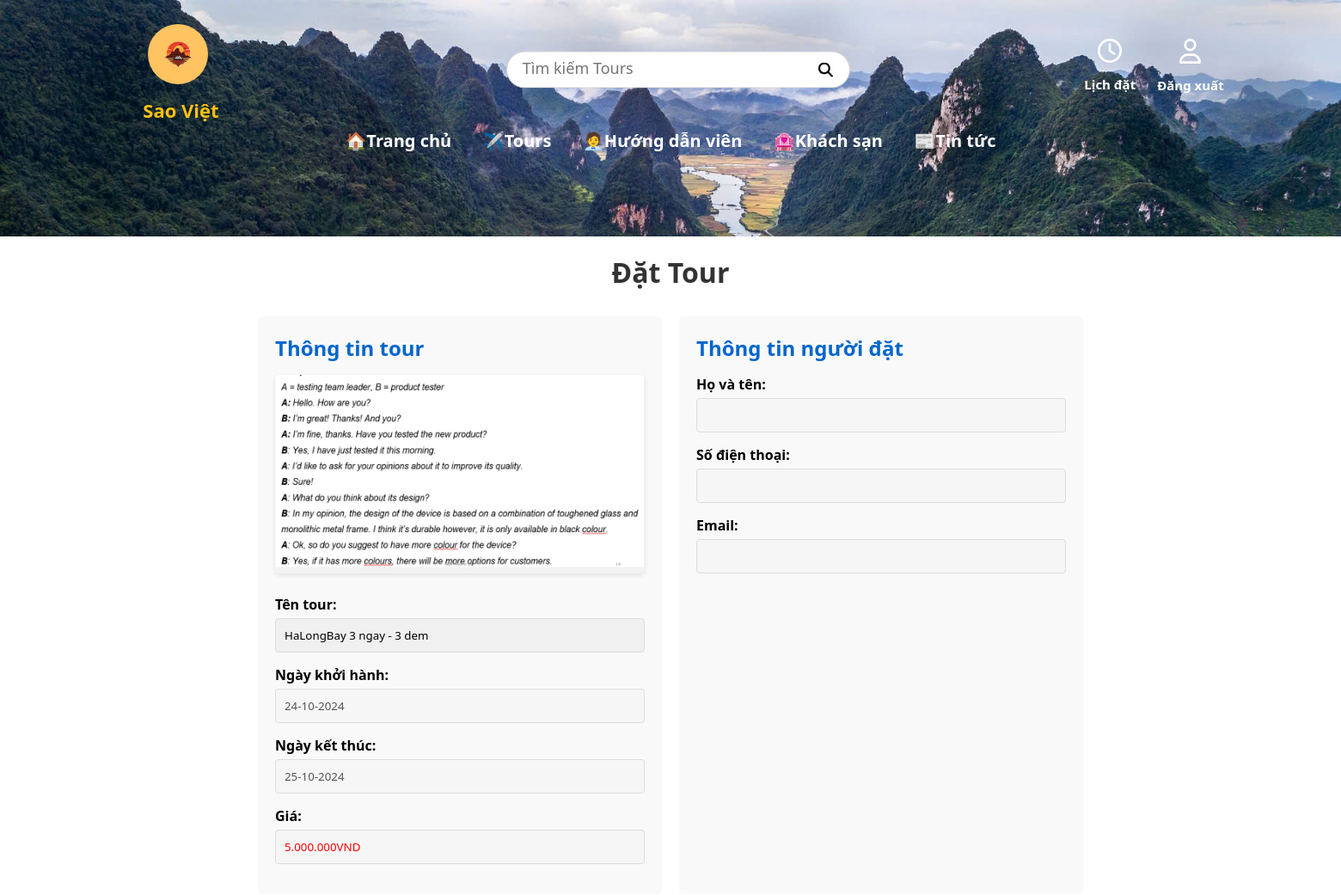
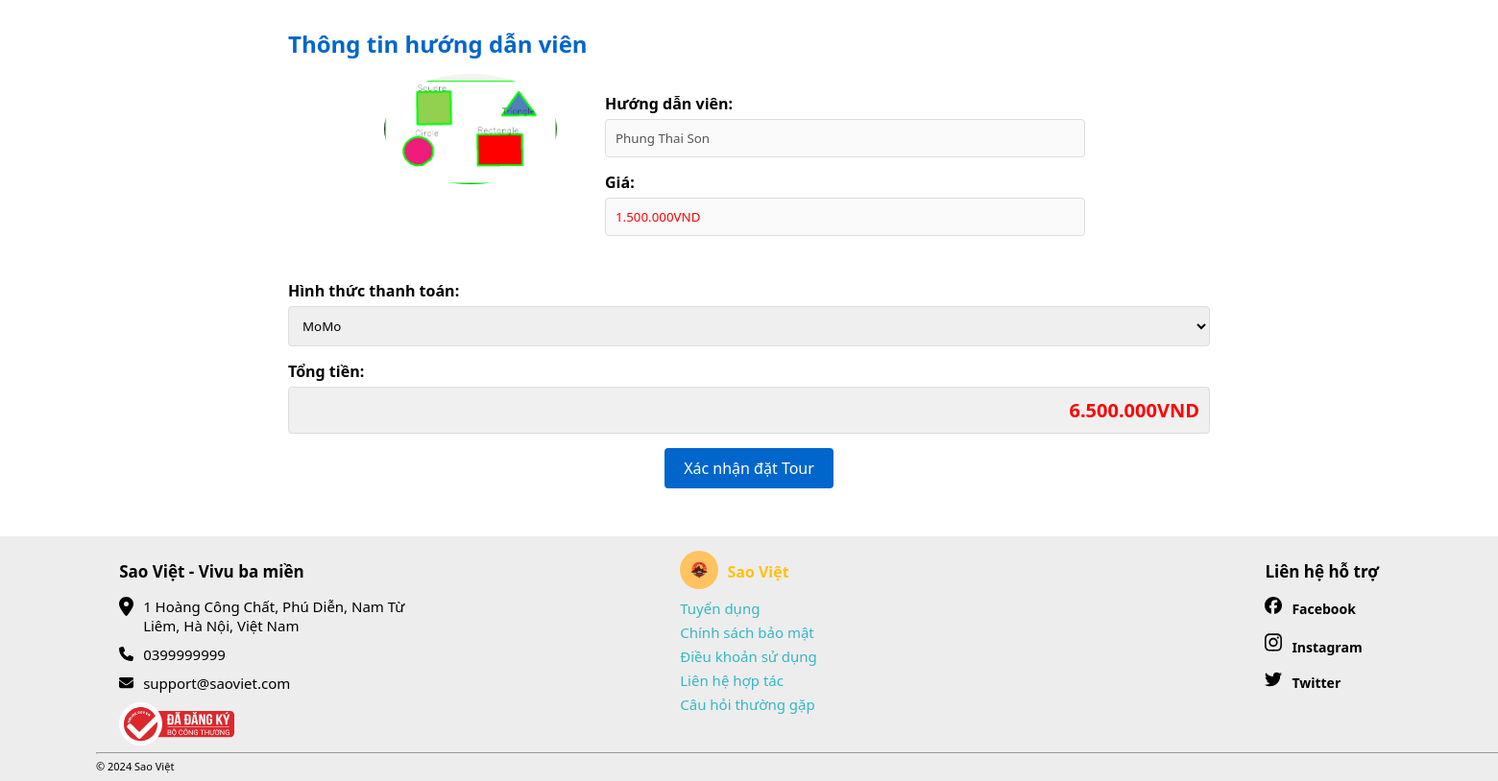
Screenshot of /index.php?controller=calendarContent&action=index&idTour=15&idGuide=15 (signed in) with the database file from the repository (2 pictures, top to bottom).
### tables this page shows
CREATE TABLE `tour` (
  `MaTour` int(11) NOT NULL,
  `TenTour` varchar(300) NOT NULL,
  `AnhTour` varchar(100) NOT NULL,
  `MoTa` text NOT NULL,
  `Gia` varchar(50) NOT NULL,
  `GioiThieu` text DEFAULT NULL,
  `MaCD` int(5) DEFAULT NULL
);

CREATE TABLE `phancong` (
  `MaPC` int(11) NOT NULL,
  `MaTour` int(11) DEFAULT NULL,
  `MaHDV` int(11) DEFAULT NULL,
  `NgayKH` date DEFAULT NULL,
  `NgayKT` date DEFAULT NULL,
  `TrangThai` varchar(50) DEFAULT NULL
);

CREATE TABLE `huongdanvien` (
  `MaHDV` int(11) NOT NULL,
  `TenHDV` varchar(100) NOT NULL,
  `AnhHDV` varchar(100) NOT NULL,
  `GioiTinh` varchar(10) NOT NULL,
  `NgaySinh` date NOT NULL,
  `SDT` int(10) NOT NULL,
  `Email` varchar(50) NOT NULL,
  `MoTa` text NOT NULL,
  `Gia` varchar(20) NOT NULL,
  `DanhGia` int(5) DEFAULT NULL
);

### Controllers/BaseController.php (called while the page is built, shortened)
<?php
    class BaseController {
        protected function view($viewPath, array $data = []) {
            require(self::VIEW_FORDER_NAME .'/'. str_replace('.', '/', $viewPath).'.php');
        }
    }
?>

### Core/Database.php (called while the page is built, shortened)
<?php
class Database
{
    public function connect()
    {
        $connect = mysqli_connect(self::HOST, self::USER, self::PASS, self::DB_NAME);
        mysqli_set_charset($connect, 'utf8');
        return $connect;
    }
}

### Models/BaseModel.php (called while the page is built, shortened)
<?php
class BaseModel extends Database {
    protected $connect;
    public function __construct() {
        $this->connect = $this->connect();
    }
    public function getOption($table, $select = ['*'], $id, $option) {
        $columns = implode(', ', $select);
        $sql = "SELECT {$columns} FROM {$table} WHERE {$id} = '{$option}'";
        $query = $this->_query($sql);
        $data = [];
        while ($row = mysqli_fetch_object($query)) {
            array_push($data, $row);
        }
        return $data;
    }
    public function optionObject($table, $select = ['*'], $options = []) {
        $columns = implode(', ', $select);
        $sql = "SELECT {$columns} FROM {$table} WHERE {$select[0]} = '{$options[0]}' AND {$select[1]} = '{$options[1]}'";
        $query = $this->_query($sql);
        return mysqli_fetch_object($query);
    }
    private function _query($sql) {
        return mysqli_query($this->connect, $sql);
    }
}

### Models/UserModel.php (called while the page is built, shortened)
<?php
    class userModel extends BaseModel {
        public function getUser($columns = ['*'], $keys, $data) {
            return $this->getOption(self::TABLE, $columns, $keys, $data);
        }
    }

### Models/tourModel.php (called while the page is built, shortened)
<?php
    class tourModel extends BaseModel {
        public function getById($columns = ['*'], $id, $value) {
            return $this->getOption(self::TABLE, $columns, $id, $value);
        }
    }
?>

### Models/guideModel.php (called while the page is built, shortened)
<?php
    class guideModel extends BaseModel {
        public function getGuide($columns = ['*'], $id, $value) {
            return $this->getOption(self::TABLE, $columns, $id, $value);
        }
    }

### Models/taskModel.php (called while the page is built, shortened)
<?php
    class TaskModel extends BaseModel {
        public function getTaskOption($data = ['*'], $option = []) {
            return $this->optionObject(self::TABLE, $data, $option);
        }
    }
?>

### Models/accountModel.php (called while the page is built, shortened)
<?php
    class accountModel extends BaseModel {
        public function getAccount($columns = ['*'], $keys, $data) {
            return $this->getOption(self::TABLE, $columns, $keys, $data);
        }
    }

### Views/calendarContent/index.php (the view)
<main class="booking-form">
    <h1>Đặt Tour</h1>
    <form action="index.php?controller=calendarContent&action=payment&idUser=<?=$user[0]->MaKH?>&idTour=<?=$tour[0]->MaTour?>&idGuide=<?=$guide[0]->MaHDV?>&startDate=<?=$task->NgayKH?>&endDate=<?=$task->NgayKT?>" method="POST" id="booking-form">
        <div class="form-container">
            <section class="tour-info">
                <h2>Thông tin tour</h2>
                <div class="tour-image">
                    <img src="./Admin/public/img/tour/<?=$tour[0]->AnhTour?>" alt="anh" id="tour-image">
                </div>
                <div class="form-group">
                    <label for="tour-name">Tên tour:</label>
                    <input type="text" id="tour-name" name="tour-name" value="<?=$tour[0]->TenTour?>" readonly>
                </div>
                <div class="form-group">
                    <label for="start-date">Ngày khởi hành:</label>
                    <input type="text" id="start-date" name="start-date" value="<?=date('d-m-Y', strtotime($task->NgayKH))?>" disabled>
                </div>
                <div class="form-group">
                    <label for="end-date">Ngày kết thúc:</label>
                    <input type="text" id="end-date" name="end-date" value="<?=date('d-m-Y', strtotime($task->NgayKT))?>" disabled>
                </div>
                <div class="form-group">
                    <label for="tour-costs">Giá:</label>
                    <input class= "cost" type="text" id="tour-costs" name="tour-costs" value="<?=$tour[0]->Gia?>VND" disabled>
                </div>
            </section>
            <section class="customer-info">
                <h2>Thông tin người đặt</h2>
                <div class="form-group">
                    <label for="fullname">Họ và tên:</label>
                    <input type="text" id="fullname" name="fullname" value="<?=$user[0]->TenKH?>" disabled>
                </div>
                <div class="form-group">
                    <label for="phone">Số điện thoại:</label>
                    <input type="text" id="phone" name="phone" value="<?=$account[0]->SDT?>" disabled>
                </div>
                <div class="form-group">
                    <label for="email">Email:</label>
                    <input type="text" id="email" name="email" value="<?=$user[0]->Email?>" disabled>
                </div>
            </section>
        </div>
        <div class="guide-info">
            <h2>Thông tin hướng dẫn viên</h2>
            <div class="guide-image">
                <img src="./Admin/public/img/guide/<?=$guide[0]->AnhHDV?>" alt="anh" id="guide-image">
            </div>
            <div class="guide-content">
                <div class="form-group">
                    <label for="guide-name">Hướng dẫn viên:</label>
                    <input type="text" id="guide-name" name="guide-name" value="<?=$guide[0]->TenHDV?>" disabled>
                </div>
                <div class="form-group">
                    <label for="guide-costs">Giá:</label>
                    <input class= "cost" type="text" id="guide-costs" name="guide-costs" value="<?=$guide[0]->Gia?>VND" disabled>
                </div>
            </div>
        </div>
        <div class="form-group" id="payment-group">
            <label for="total-price">Hình thức thanh toán:</label>
            <select>
                <option>MoMo</option>
            </select>
        </div>
        <div class="form-group" id="total-group">
            <label for="total-price">Tổng tiền:</label>
            <input type="text" id="total-price" name="total-price" readonly>
        </div>
        <div class="form-actions">
            <button type="submit" class="btn-submit" name="payUrl">Xác nhận đặt Tour</button>
        </div>
    </form>
</main>

### public/css/home.css (style rules this page uses)
* { margin: 0; padding: 0; box-sizing: border-box; font-family: "Segoe UI", Roboto, Helvetica, Arial, sans-serif; }
body { z-index: -1; overflow-x: hidden; }

### public/css/calendarContent.css (style rules this page uses)
.booking-form { max-width: 1000px; margin: 0 auto; padding: 20px; }
.booking-form h1 { text-align: center; color: #333; margin-bottom: 30px; }
.form-container { display: flex; gap: 20px; margin-bottom: 30px; }
.tour-image { margin-bottom: 20px; text-align: center; }
.tour-image img { max-width: 100%; height: auto; border-radius: 5px; box-shadow: 0 2px 5px rgba(0,0,0,0.1); }
.tour-info, .customer-info { flex: 1; background-color: #f9f9f9; padding: 20px; border-radius: 5px; }
.booking-form h2 { color: #0066cc; margin-bottom: 15px; }
.form-group { margin-bottom: 15px; }
.form-group label { display: block; margin-bottom: 5px; font-weight: bold; }
.form-group input, .form-group select, .form-group textarea { width: 100%; padding: 10px; border: 1px solid #ddd; border-radius: 4px; }
.form-group input[readonly] { background-color: #f0f0f0; }
.btn-submit { background-color: #0066cc; color: white; padding: 10px 20px; border: none; border-radius: 4px; cursor: pointer; font-size: 16px; display: block; margin: 0 auto; }
.guide-info img { max-width: 180px; max-height: 180px; border-radius: 50%; }
.guide-info .guide-image { float: left; margin-left: 100px; }
.guide-info .guide-content { float: left; margin-left: 50px; width: 500px; margin-top: 20px; }
.guide-info { margin-bottom: 230px; }
#total-group { clear: both; }
.cost { color: red; }
#total-group input { color: red; font-size: 20px; font-weight: bold; text-align: right; }

### rows the page displays
tour: AnhTour (picture), tour-name "HaLongBay 3 ngay - 3 dem", tour-costs "5.000.000VND"
phancong: start-date "24-10-2024", end-date "25-10-2024"
huongdanvien: AnhHDV (picture), guide-name "Phung Thai Son", guide-costs "1.500.000VND"
